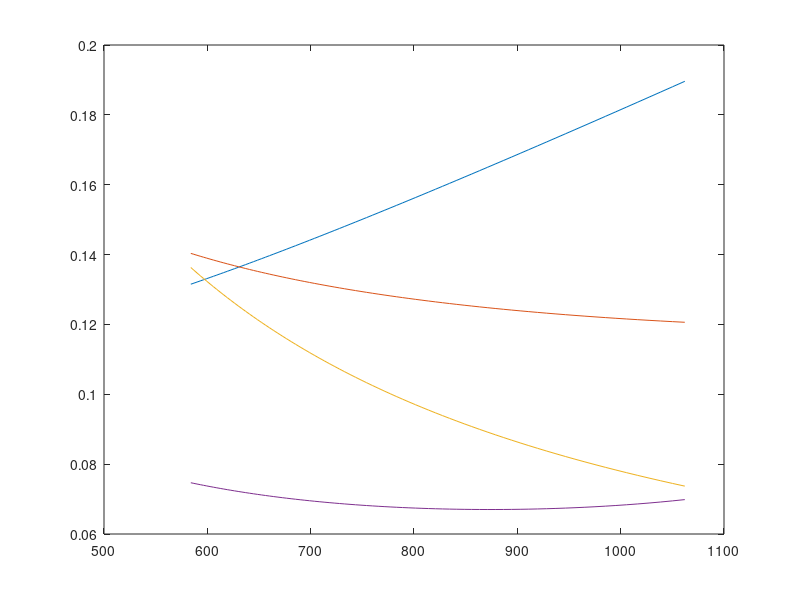

The MATLAB script that drew this image: (Note: this script raises an error after producing the figure.)
%Created by Kriston Rickman
%Date created 07/06/26
%V1.12
%Energy based constraint analysis
%Note:

%/*Goals*\

%/*simple concept of the takeoff constraint. formulas have been double
% checked and have changed base on the developing knowledge on the
% matter.*\

clearvars

%What the user wants to do

%user_path = user_state()
user_path = 1; % Delete when furhter advancing user inputs

switch user_path

    case 0
        state = "Find T/W and Wing laoding from past value"; % You plug in the value you were looking for then after looking at the grtaph and ifnding the numbers, you enter this state and type in the number and it rounds to the nearest values that it was computing of its related data.

    case 1
        state = "Find T/W";

    case 2
        state = "find_hp";

    case 3
        state = "find_wing_area";

    case 4
        state = "find_weight";


    case 5
        state = "find_span";

    case 6
        state = "explore_aircraft";


    otherwise
        disp("Invalid choice");
end



%Initial assumptions of aircraft design

Gravity = 9.81;

rho_SL = 1.225;

Cruise_velocity = 74.594;

C_Dmin = 0.027; % Assumption from Cirrus sr 20
C_Lmin = 0.3; % Assumption from Cirrus sr 20

Sweep_angle = 3; % Made from assumption

HP_to_watts = 745.7;

%The Design of the aircraft inputs
%NOTE Measuremnt in HP will be convert to Watts

Engine_power_HP = 230; % Assumption of Eninge need data
Span = 9; % assume based on aircraft type
Wing_area = 8:0.1:16; % assume based on aircraft type

Mass_without_wing_skin = 780; % assume based on aircraft type
Wing_mass_per_volume = 2700; % assumption of mass of GA aluminum
Wing_skin_thickness = 0.002; % assumption of mass of GA aluminum

% Engine Characteristics calculations

Engine_power_watts = Engine_power_HP .* HP_to_watts;

%Mass of the aircraft and related Geometry calculations

Fuel_spent_ground_to_TO = 0.11;
Fuel_mass_per_gallon = 2.8; % ARD
mass_loss_on_TO = Fuel_spent_ground_to_TO .* Fuel_mass_per_gallon;

Wing_skin_area_total = 2 .* Wing_area;
Wing_skin_volume = Wing_skin_area_total .* Wing_skin_thickness;
Wing_skin_mass = Wing_skin_volume .* Wing_mass_per_volume;

Mass_aircraft = Mass_without_wing_skin + Wing_skin_mass; % assume based on aircraft type
Mass_TO = Mass_aircraft - mass_loss_on_TO;

Weight_TO = Mass_TO * Gravity;
Wing_loading = Weight_TO ./ Wing_area;
AR_wing = Span.^2 ./ Wing_area;

%Aerodynamic calculations

    %Oswald efficiency calculations - Sweep angle calculation decision
if Sweep_angle == 0
    e = 1.78 .* (1 - 0.045 .* AR_wing.^0.68) - 0.64;
elseif Sweep_angle >= 30
    e = 4.61 .* (1 - 0.045 .* AR_wing.^0.68) .* (cosd(Sweep_angle)).^0.15 - 3.1;
elseif (Sweep_angle > 0) && (Sweep_angle < 30)
    e0 = 1.78 .* (1 - 0.045 .* AR_wing.^0.68) - 0.64;
    e30 = 4.61 .* (1 - 0.045 .* AR_wing.^0.68) .* (cosd(30)).^0.15 - 3.1;
    e = e0 + (Sweep_angle ./ 30) .* (e30 - e0);
else
    error("Sweep angle is out of range")
end
    
    %Full Drag Polar Buildup
K_1 = 1./(pi.*AR_wing.*e);

C_D0 = C_Dmin + K_1.*C_Lmin.^2;

K_2 = -2.*K_1.*C_Lmin;

%Takeoff constraint assumptions, variables and formulas
    %variables

    %Desired inputs
S_G = 502.92; % Ground roll takeoff distance
K_TO = 1.2;
C_Lmax_TO = 1.7; % Assumption including flaps, elevator, and wing
Rolling_friction_coefficient = 0.03;
Propeller_efficiency_TO = 0.75; % assume based on propeller

    %Velocity formulas
Velocity_stall = sqrt((2 .* Weight_TO) ./ (rho_SL .* Wing_area .* C_Lmax_TO));

Velocity_TO = K_TO * Velocity_stall;

Velocity_avg_TO = Velocity_TO ./ sqrt(2);

    %constraints sub-formulas
q_avg_TO = 0.5 .* rho_SL .* Velocity_avg_TO.^2;

C_L_required_TO = 2 .* Weight_TO ./(rho_SL .* Velocity_TO.^2 .* Wing_area);

%/*C_L_ground_TO For a more accurate constraint create a lift
%coefficient that is specific for ground because the ground 
%and takeoff coefficents are not the same*\

C_DTO = C_D0 + (K_1.*C_L_required_TO.^2) + K_2.*C_L_required_TO;

Lift_TO = 0.5 .* rho_SL .* Velocity_TO.^2 .* Wing_area .* C_L_required_TO;

Lift_avg_TO = 0.5 .* rho_SL .* Velocity_avg_TO.^2 .* Wing_area .* C_L_required_TO;

%/*The lift average take off will change based on the average dynamic
% pressure, lift coefficenets for the ground Take off and etc*\

Drag_TO = 0.5 .* C_DTO .* rho_SL .* Wing_area .* Velocity_TO.^2;

Drag_avg_TO = 0.5 .* rho_SL .* Velocity_avg_TO.^2 .* Wing_area .* C_DTO;

%/*Will also chagned when created ground drag coeffiecients for TO*\

Thrust_TO = (Propeller_efficiency_TO .* Engine_power_watts) ./ Velocity_TO;

Acceleration_TO = Velocity_TO.^2 ./ (2 .* S_G);

Thrust_to_Weight_TO = (Acceleration_TO ./ Gravity) + ... 
    (q_avg_TO .* C_DTO) ./ Wing_loading + Rolling_friction_coefficient ...
    .* (1 - (q_avg_TO .* C_L_required_TO) ./ Wing_loading); % Takeoff Constraint
%Creating scatter plot for takeoff constraint
figure;
plot(Wing_loading, Thrust_to_Weight_TO, '-');

hold on; %Stops from other plots from overriding the first



%Climb constraint

%/*This assumes no turns and constant climbing velocity, thus
% keeping the load factor (n) roughly around 1. Additionaly, the
% claculation assumes that there are no resistance such as landing
% gears or flaps that can have an inlfluence to drag are all not
% accounted for.*\

%Variables
alpha = 1; % assuming Simple sea-level climb

    %Aircraft desired Inputs
n = 1;
rate_of_climb = 3.5; %(meters per sec)
velocity_climb = 48;
rho_climb = 1.225;

%sub-formulas for the climb constraint

q_climb = 0.5 .* rho_climb .* velocity_climb.^2;

Beta = Mass_TO ./ Mass_aircraft; % Weight fraction

%A more specific version of Beta could have bee the mass while 
% climbing ./ Mass_TO

Thrust_to_Weight_climb = Beta/alpha .* (((K_1 .* n.^2 .* Beta) ./ ...
    q_climb) .* (Weight_TO ./ Wing_area) + K_2 .* n + C_D0 ./ ...
    ((Beta ./ q_climb) .* Wing_loading) + rate_of_climb ./ velocity_climb);


plot(Wing_loading, Thrust_to_Weight_climb, '-');



% Cruise constraint

%variable
knot_to_ms = 0.51444444;

%aircraft user inputs
rho_cruise = 0.905; % from the Aircraft Requirement Document (ARD)
velocity_cruise = 155 .* knot_to_ms;
%/*Will change in the future for user input when wanting to know
% the T/W for the desired cruise knots they want. Additionaly, will
% add the calculation of the cruise velocity when user does not have
% a desire velcoity and will be based on the parameter they place for
% the aircraft.*\

% sub-formulas for constraint

q_cruise = 0.5 .* rho_cruise .* velocity_cruise.^2;

C_Lcruise = Wing_loading ./ q_cruise;

C_D_cruise = C_D0 + (K_1 .* C_Lcruise.^2) + K_2 .* C_Lcruise;

% Calculate the thrust-to-weight ratio for cruise
Thrust_to_Weight_cruise = (q_cruise * C_D_cruise) ./ Wing_loading;

plot(Wing_loading, Thrust_to_Weight_cruise, '-');



%Turn constraint

%Variables

    %User desire input
rho_turn = 0.905;

%in meters of user idea of their aircraft turning
radius_turn = 300;


%Sub-formulas
velocity_stall_straight = sqrt((2 .* Wing_loading) ...
    ./ (rho_turn .* C_Lmax_TO)); %A straight line of aircraft stall velocity

%The guess of the safe turn velocity
velocity_guess_turn = K_TO .* velocity_stall_straight;

%Bank angle calculation from the guessed velocity and radius
bank_angle = atand(velocity_guess_turn.^2 ./ (radius_turn * Gravity));

%/*The start of the loop. We make it run
%through the loop to be accurate*\
n = 1;

for refine_loop = 1:1000

    n_old = n;
    
    velocity_stall_turn = sqrt((2 * Wing_loading .* n) ...
        ./ (rho_turn .* C_Lmax_TO));
    
    %The safe turn
    velocity_safe_turn = K_TO .* velocity_stall_turn;
    
    %Usign the new safe turn velocity we update the load factor
    update_load_factor = 1 ./ (cosd(atand(velocity_safe_turn.^2 ./  ...
        (radius_turn .* Gravity))));
    
    n = update_load_factor;

    if max(abs(n-n_old)) < 0.0001
        break
    end
    
end

%the dynamic pressure using the safe turn velcoity
q_turn = 0.5 .* rho_turn .* velocity_safe_turn.^2;

%coefficents
C_Lturn = update_load_factor .* Wing_loading ./ q_turn;
C_D_turn = C_D0 + K_1 .* C_Lturn.^2 + K_2 .* C_Lturn;

%Thrust to Weight calculation
Thrust_to_Weight_turn = (q_turn .* C_D_turn) ./ Wing_loading;
plot(Wing_loading, Thrust_to_Weight_turn, '-');



%Approach Constraint

%variables

    %User input
rho_approach = 1.225;
velocity_approach = 70 .* knot_to_ms;
K_approach = 1.3;

%sub-formulas

velocity_stall_approach = velocity_approach ./ K_approach;
q_approach = 0.5 .* rho_approach .* velocity_stall_approach.^2;

%approach formula constraint
Wing_loading_approach = q_approach .* C_Lmax_TO;

%This creates a veritcal line for the apporach constraint
xline(Wing_loading_approach, '-');

%/*Acceleration_horizontal_TO = (Thrust_TO - Drag_TO - ...
% Rolling_friction_coefficient .* (Weight_TO - Lift_TO)) ...
%./ Mass_TO; % Horizontal acceleration*\

xlabel('Wing Loading (N/m^2)');
ylabel('Thrust to Weight Ratio, T/W');
title('Constraints: T/W vs Wing Loading');
grid on;
legend('Takeoff', 'Climb', 'Cruise', 'Turn', 'Approach')

%/*stops the plots from being in the hold 
%mode thus future plots can ovveride*\

hold off; 


%/*What the user specifically wants from the program. Do they want
%specifically explore wing area based on fixed data they already know
% or does the user wants to explore multiple aircrafts and which would
% fit their goals.*\

function user_path = user_state()
disp("1 - Explore multiple aircraft designs")
disp("2 - Find required engine power")
disp("3 - Find wing area")
disp("4 - Find aircraft weight")
disp("5 - Find wingspan")

user_path = input("Choose an option: ");
end
